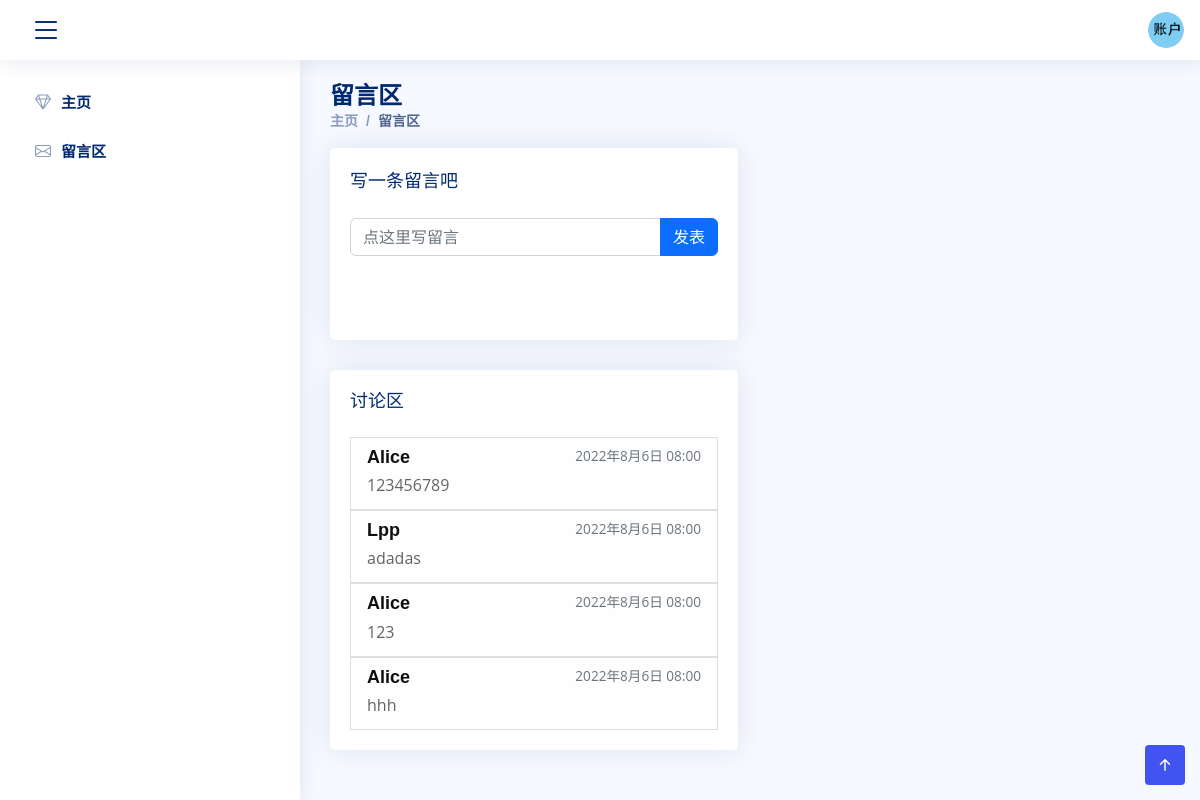
The page /comments/ (signed in) on the database as committed earlier.
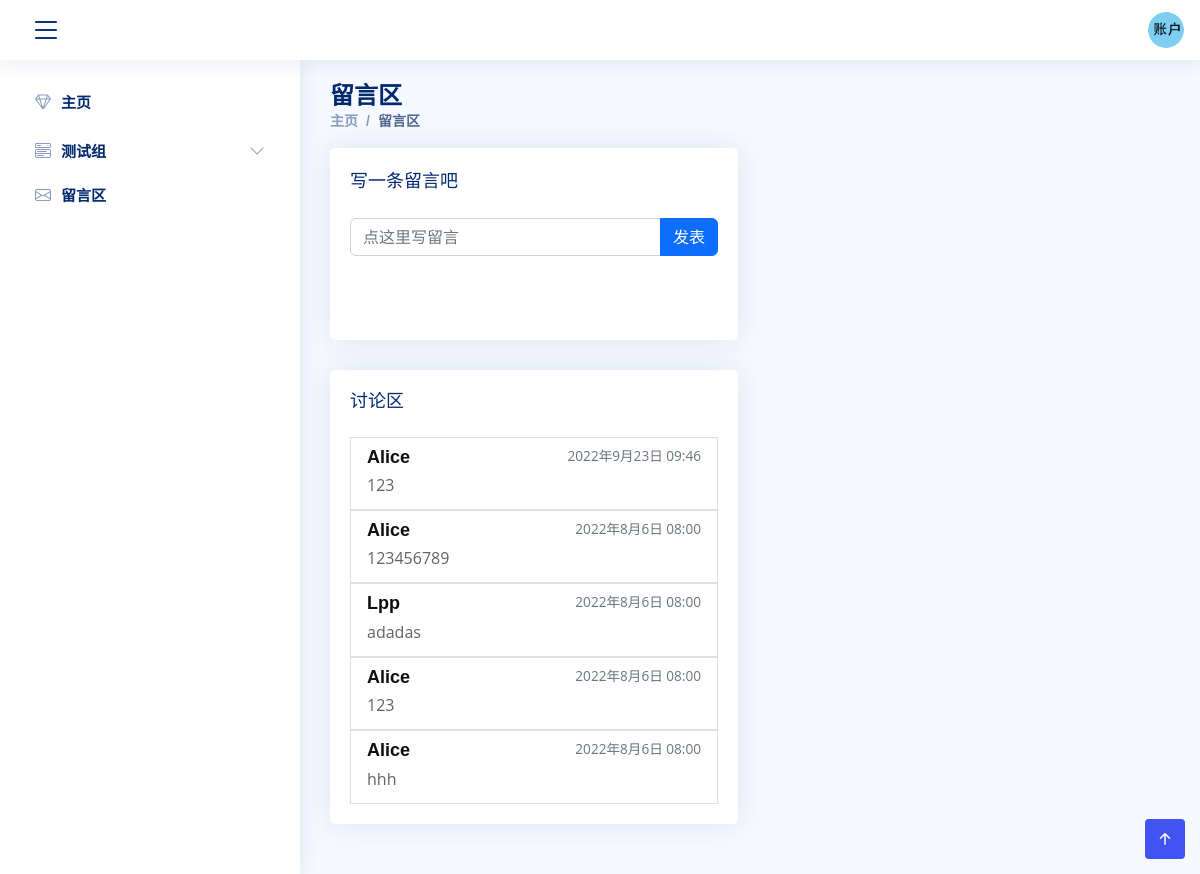
The same page on the database as committed later.
### MainApp/models.py (models this page shows, shortened)
class Comment(models.Model):
    user = models.ForeignKey(User, related_name='comment_user', on_delete=models.CASCADE)
    date = models.DateTimeField('留言日期', auto_now_add=True)
    text = models.TextField('留言内容')
    class Meta:
        verbose_name = '留言'
        verbose_name_plural = verbose_name
        ordering = ['user', '-date']

class User(models.Model):
    student_id = models.CharField('学号', max_length=256, unique=True)
    name = models.CharField('姓名', max_length=256)
    phone = models.CharField('电话号码', max_length=1024, unique=True)
    email = models.EmailField('邮箱', max_length=1024, unique=True)
    supervisor = models.CharField('导师', max_length=256)
    password = models.CharField('密码', max_length=1024)
    register_time = models.DateTimeField('注册时间', auto_now_add=True)
    class Meta:
        ordering = ["-register_time"]
        verbose_name = "用户"
        verbose_name_plural = verbose_name

class UnitGroup(models.Model):
    name = models.CharField('名称', max_length=128)
    class Meta:
        verbose_name = '单元组'
        verbose_name_plural = verbose_name

### MainApp/views.py (the view, shortened to what this page needs)
# urls.py: path('comments/', views.comments, name='comments'),
def comments(request):
    if request.session.get('is_login', None) is not True:
        return redirect('MainApp:login')
    unit_groups = UnitGroup.objects.all()
    groups = []
    for group in unit_groups:
        groups.append({
            'group': group,
            'units': Unit.objects.filter(group=group)
        })
    user_name = request.session.get('user_name')
    user_id = request.session.get('user_id')
    user = User.objects.get(id=user_id)
    comment_list = Comment.objects.order_by('-date')
    return render(request, 'comments.html', locals())

### MainApp/templates/comments.html (shortened to what this page needs)
{% load static %}
<!DOCTYPE html>
<html lang="zh">
<head>
    <link href="https://cdn.bootcdn.net/ajax/libs/twitter-bootstrap/5.2.0/css/bootstrap.min.css" rel="stylesheet">
    <link href="{% static 'vendor/bootstrap-icons/bootstrap-icons.css' %}" rel="stylesheet">
    <link href="{% static 'css/style.css' %}" rel="stylesheet">
</head>
<body class>
{% include 'base.html' %}
<main id="main" class="main">
    <div class="pagetitle">
        <h1>留言区</h1>
        <nav>
            <ol class="breadcrumb">
                <li class="breadcrumb-item"><a href="{% url 'MainApp:index' %}">主页</a></li>
                <li class="breadcrumb-item active">留言区</li>
            </ol>
        </nav>
    </div>
    <section class="section">
        <div class="row">
            <div class="col-lg-6">
                <div class="card">
                    <div class="card-body">
                        <div class="card-title">写一条留言吧</div>
                        <form method="post">
                            <div class="row mb-5">
                                <div class="input-group mb-3">
                                    <input type="text" class="form-control" placeholder="点这里写留言"
                                           aria-label="comment"
                                           aria-describedby="basic-addon1" name="comment">
                                    <button type="submit" class="btn btn-primary">发表</button>
                                </div>
                            </div>
                        </form>
                    </div>
                </div>
                <div class="card">
                    <div class="card-body">
                        <h5 class="card-title">讨论区</h5>
                        <div class="list-group">
                            {% for comment in comment_list %}
                                {% if comment.user.name == user_name %}
                                    <a href="{% url 'MainApp:comment' comment_id=comment.id %}">
                                        <div class="list-group-item list-group-item-success"
                                             aria-current="true">
                                            <div class="d-flex w-100 justify-content-between">
                                                <h6 class="mb-1">{{ comment.user.name }}</h6>
                                                <small>{{ comment.date }}</small>
                                            </div>
                                            <p class="mb-1">{{ comment.text }}</p>
                                        </div>
                                    </a>
                                {% else %}
                                    <a href="{% url 'MainApp:comment' comment_id=comment.id %}">
                                        <div class="list-group-item list-group-item-light">
                                            <div class="d-flex w-100 justify-content-between">
                                                <h6 class="mb-1">{{ comment.user.name }}</h6>
                                                <small class="text-muted">{{ comment.date }}</small>
                                            </div>
                                            <p class="mb-1">{{ comment.text }}</p>
                                        </div>
                                    </a>
                                {% endif %}
                            {% endfor %}
                        </div>
                    </div>
                </div>
            </div>
        </div>
    </section>
</main>
{% include 'footer.html' %}
</body>
</html>

### MainApp/templates/base.html (shortened to what this page needs)
{% load static %}
<!DOCTYPE html>
<html lang="zh">
<header class="header fixed-top d-flex align-items-center">
    <div class="d-flex align-items-center justify-content-between">
        <i class="bi bi-list toggle-sidebar-btn"></i>
    </div>
    <nav class="header-nav ms-auto">
        <ul class="d-flex align-items-center">
            <li class="nav-item dropdown pe-3">
                <a class="nav-link nav-profile d-flex align-items-center pe-0" href="#" data-bs-toggle="dropdown"
                   aria-expanded="false">
                    <img src="{% static 'img/account.png' %}" alt="Profile" class="rounded-circle">
                </a>
            </li>
        </ul>
    </nav>
</header>
<aside class="sidebar" id="sidebar">
    <ul class="sidebar-nav" id="sidebar-nav">
        <li class="nav-item">
            <a class="nav-link collapsed" href="{% url 'MainApp:index' %}">
                <i class="bi bi-gem"></i>
                <span>主页</span>
            </a>
        </li>
        {% for item in groups %}
            <a class="nav-link collapsed" data-bs-target="#model{{ item.group.id }}" data-bs-toggle="collapse" href="#">
                <i class="bi bi-menu-button-wide"></i><span>{{ item.group.name }}</span><i
                    class="bi bi-chevron-down ms-auto"></i>
            </a>
        {% endfor %}
        <li class="nav-item">
            <a class="nav-link collapsed" href="{% url 'MainApp:comments' %}">
                <i class="bi bi-envelope"></i>
                <span>留言区</span>
            </a>
        </li>
    </ul>
</aside>
</html>

Rows that differ between the two databases and show on the page:
added UnitGroup: group.name "测试组"
added Comment: user.name "Alice", date "2022年9月23日 09:46", text "123"
